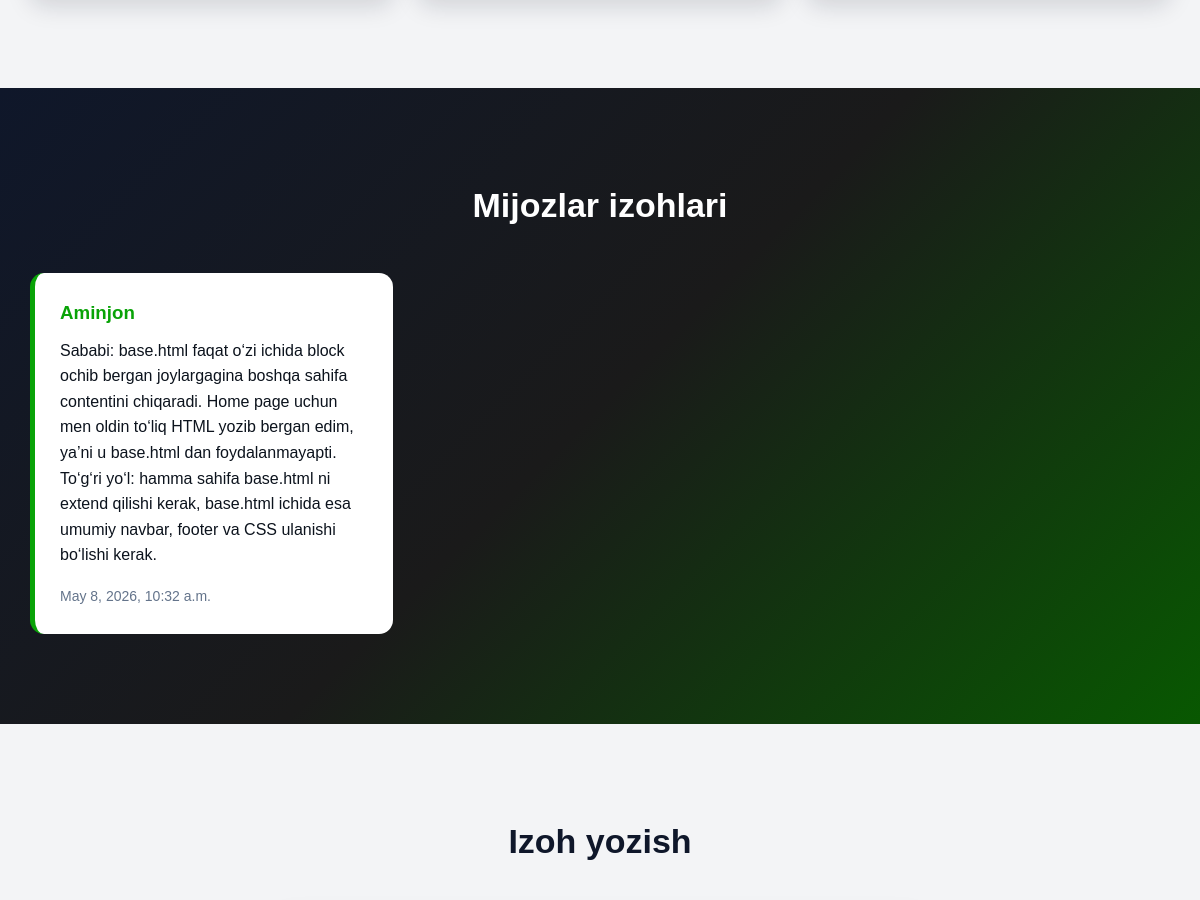
The app's page / (middle part), older data.
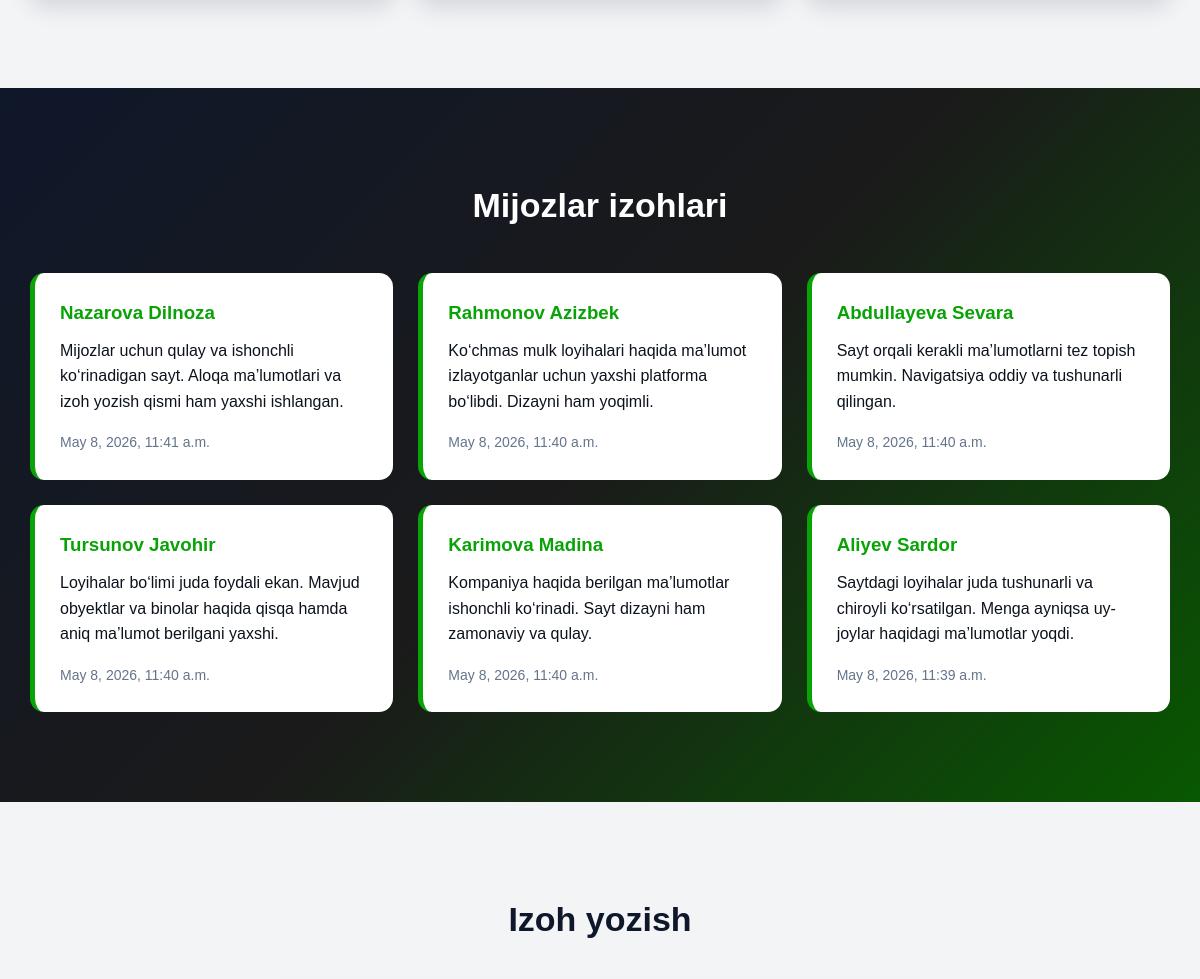
The same page, newer data.
### core/models.py (models this page shows, shortened)
class Comments(models.Model):
    name = models.CharField(max_length=100, verbose_name="Ism")
    message = models.TextField(verbose_name="Xabar")
    created_at = models.DateTimeField(auto_now_add=True)
    class Meta:
        ordering = ['-created_at']
        verbose_name = "Izoh"
        verbose_name_plural = "Izohlar"

### core/views.py (the view)
# urls.py: 2. Add a URL to urlpatterns:  path('', views.home, name='home')
def home(request):
    comments = Comments.objects.all().order_by('-created_at')[:6]
    if request.method == 'POST':
        form = CommentForm(request.POST)
        if form.is_valid():
            form.save()
            return redirect('home')
    else:
        form = CommentForm()
    context = {
        'comments': comments,
        'form': form
    }
    return render(request, 'core/home.html', context)

### core/templates/core/home.html (shortened to what this page needs)
{% extends 'core/base.html' %}
{% load static %}
{% block styles %}
<link rel="stylesheet" href="{% static 'core/styles/home.css' %}">
{% endblock %}
{% block content %}
<section id="statistics" class="section">
</section>
<section id="comments" class="section dark-section">
    <h2>Mijozlar izohlari</h2>
    <div class="comments-list">
        {% for comment in comments %}
            <div class="comment-card">
                <h3>{{ comment.name }}</h3>
                <p>{{ comment.message }}</p>
                <span>{{ comment.created_at }}</span>
            </div>
        {% empty %}
            <p class="empty-text">Hozircha izohlar mavjud emas.</p>
        {% endfor %}
    </div>
</section>
<section id="write-comment" class="section">
    <h2>Izoh yozish</h2>
</section>
{% endblock %}

Row changes from the older to the newer data that the page shows:
removed Comments: name "Aminjon", message "Sababi: base.html faqat o‘zi ichida block ochib bergan joylargagina boshqa sahifa contentini chiqaradi. Home page uchun men oldin to‘liq HTML yozib bergan edim, ya’ni u base.html dan foydalanmayapti. To‘g‘ri yo‘l: hamma sahifa base.html ni extend qilishi kerak, base.html ichida esa umumiy navbar, footer va CSS ulanishi bo‘lishi kerak.", created_at "May 8, 2026, 10:32 a.m."
added Comments: name "Nazarova Dilnoza", message "Mijozlar uchun qulay va ishonchli ko‘rinadigan sayt. Aloqa ma’lumotlari va izoh yozish qismi ham yaxshi ishlangan.", created_at "May 8, 2026, 11:41 a.m."
added Comments: name "Rahmonov Azizbek", message "Ko‘chmas mulk loyihalari haqida ma’lumot izlayotganlar uchun yaxshi platforma bo‘libdi. Dizayni ham yoqimli.", created_at "May 8, 2026, 11:40 a.m."
added Comments: name "Abdullayeva Sevara", message "Sayt orqali kerakli ma’lumotlarni tez topish mumkin. Navigatsiya oddiy va tushunarli qilingan.", created_at "May 8, 2026, 11:40 a.m."
added Comments: name "Tursunov Javohir", message "Loyihalar bo‘limi juda foydali ekan. Mavjud obyektlar va binolar haqida qisqa hamda aniq ma’lumot berilgani yaxshi.", created_at "May 8, 2026, 11:40 a.m."
added Comments: name "Karimova Madina", message "Kompaniya haqida berilgan ma’lumotlar ishonchli ko‘rinadi. Sayt dizayni ham zamonaviy va qulay.", created_at "May 8, 2026, 11:40 a.m."
added Comments: name "Aliyev Sardor", message "Saytdagi loyihalar juda tushunarli va chiroyli ko‘rsatilgan. Menga ayniqsa uy-joylar haqidagi ma’lumotlar yoqdi.", created_at "May 8, 2026, 11:39 a.m."
